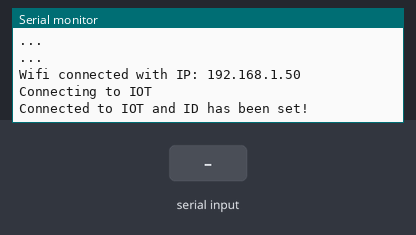
The sketch below on a simulated ESP8266 (NodeMCU). Parts: the last lines printed to the serial monitor. The test bench sets the inputs (shaded band). WiFi joins after 1.5 s; servers stay silent unless stated.

Above: at 3.9 s.
4.0 s: "1\n" received over Serial
At 5.2 s:
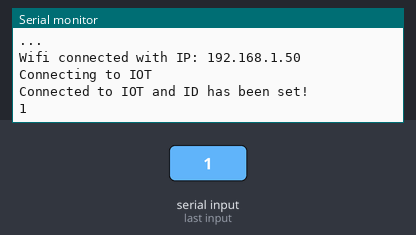
5.5 s: "0\n" received over Serial
At 6.3 s:
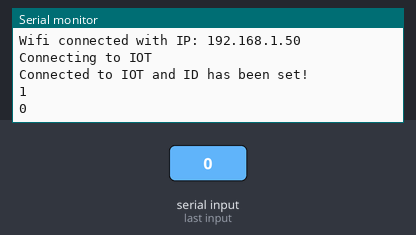
7.0 s: "2\n" received over Serial
At 8.7 s:
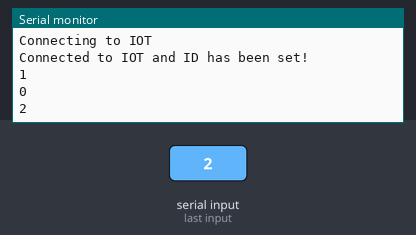

Measured:
- after the input at 4.0 s, the serial monitor: prints a new line after 0.20 s (image 1)
- after the input at 5.5 s, the serial monitor: prints a new line after 0.20 s (image 2)
- after the input at 7.0 s, the serial monitor: prints a new line after 0.20 s (image 3)

The sketch:

buttonTest.ino
```cpp
// Arduino script for wifi button

// Libs
#include <ESP8266WiFi.h>

// Wifi settings
const char* ssid = "Tina-2.4";
const char* password = "family5!";

// Server settings
const uint16_t port = 5623;
const char* host = "10.0.0.191";
WiFiClient client;

// Public variables
String lastWrote = "";

// Functions
void setID(){
  client.print("iot_remote");

  delay(500);
  while(client.available()){
    String line = client.readStringUntil('\n');
    Serial.println(line);
  }
}

// Main code
void setup() {
  Serial.begin(115200);

  // Connect to wifi
  WiFi.begin(ssid, password);
  while(WiFi.status() != WL_CONNECTED){
    delay(500);
    Serial.println("...");
  }

  Serial.print("Wifi connected with IP: ");
  Serial.println(WiFi.localIP());

  // Connect to IOT server and set up the ID
  Serial.println("Connecting to IOT");
  while(!client.connect(host, port)){
    Serial.println("Failed to connected to IOT server");

    delay(1000);
  }

  // Wait for handshake
  delay(500);
  while(client.available()){
    String line = client.readStringUntil('\n');
    Serial.println(line);
  }

  setID();
  Serial.println("Connected to IOT and ID has been set!");
}

bool seen = false;
void loop() {
  // Get input
  if(Serial.available()){
    lastWrote = Serial.readStringUntil('\n');
    Serial.println(lastWrote);

    seen = false;
  }

  // Send it to the server
  client.print(lastWrote);

  // Receive any data back
  delay(500);
  String line = "";
  while(client.available() && seen == false){
    line = client.readStringUntil('\n');
    Serial.println(line);
    seen = true;
  }
}
```
